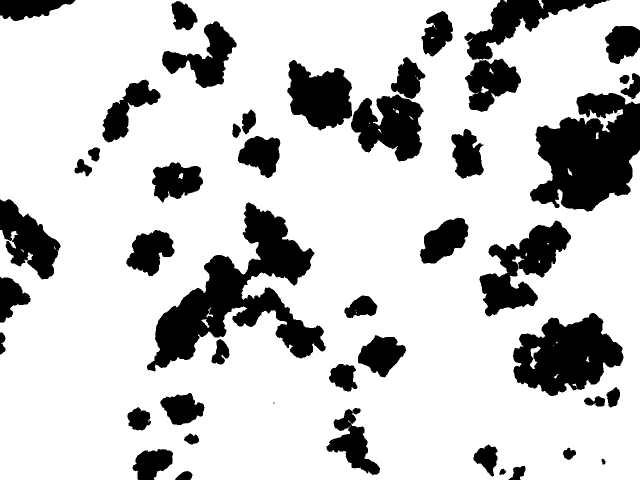
#> input picture SEM dataset/Dataset for deeplearning/labels/10C3_0.png, 1280 x 960 px, given in place of pred.png, which was not available (shown at 1/2 size)
$ python show_pic.py
#> lines starting #> are read from the running program, lines starting #| are printed output that depends on the picture; after the words box and inside, x2 and y2 are one past the last pixel; in counts of white or black regions, pixels touching at a corner belong together
### fcn/awesome-semantic-segmentation-pytorch-master/tools/read_image.py
import os
import numpy as np
import matplotlib.pyplot as plt

# [14 lines left out: function readImage, not called in this run]

def pixel_hist(image):
    '''
    绘制图像像素直方图
    image:(c,h,w)图像
    label:(h,w)
    '''
    if len(image.shape) > 2: # image (3 x 960 x 1280)
        fig, axs = plt.subplots(image.shape[2], 1)
        for i in range(image.shape[2]):
            num_dict = image[:, :,i].flatten()
            axs[i].hist(num_dict, bins='auto')
        plt.show()
    else:  # label (960 x 1280)
        fig, axs = plt.subplots()
        num_dict = image.flatten()
        axs.hist(num_dict, bins='auto')
        plt.show()


''' 验证程序 '''
# [18 lines that do not run on import are left out]

### fcn/awesome-semantic-segmentation-pytorch-master/tools/show_pic.py
'''
    用来显示图片和统计图像像素值分布
'''

import matplotlib.pyplot as plt
from tools.read_image import pixel_hist
import imageio

image = imageio.imread('/root/CV_Project/awesome-semantic-segmentation-pytorch-master/unsupervised/image/pred.png')
#> image: shape (960, 1280); 78.5% white; 49 black regions (3 under 20 px), largest, box (x1, y1, x2, y2) and area: (294, 405, 652, 743) 42481, (1060, 186, 1280, 423) 34811, (1026, 626, 1247, 792) 23139


plt.imshow(image)
plt.show()
pixel_hist(image)
#> in pixel_hist, `plt.show()`:
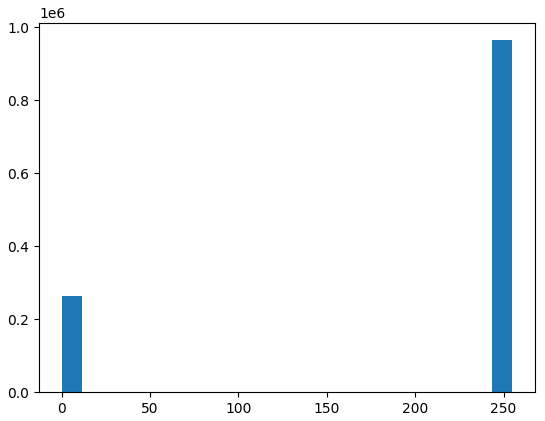
#> figure drawn by matplotlib, 1 panel; tallest bar 965136 high, from x = 243.4 to 255
# [5 lines of commented-out code are left out]

$ run again, on SEM dataset/Dataset for deeplearning/labels/10C3_2.png
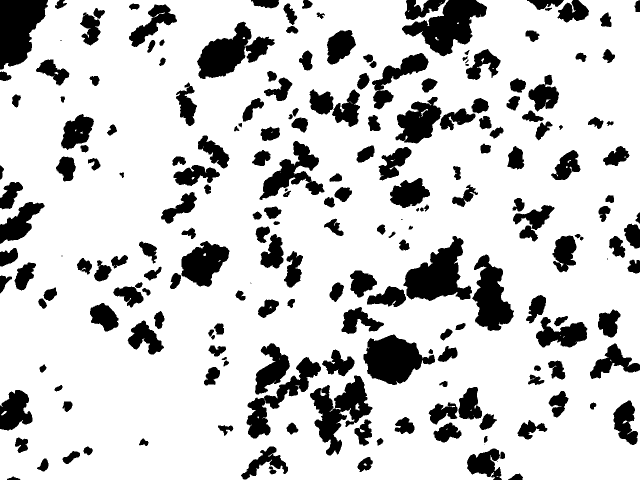
#> input picture SEM dataset/Dataset for deeplearning/labels/10C3_2.png, 1280 x 960 px, given in place of pred.png, which was not available (shown at 1/2 size)
#> image: shape (960, 1280); 80.1% white; 214 black regions (7 under 20 px), largest, box (x1, y1, x2, y2) and area: (807, 472, 944, 602) 9401, (0, 0, 96, 139) 9239, (804, 0, 974, 113) 9170
#> in pixel_hist, `plt.show()`:
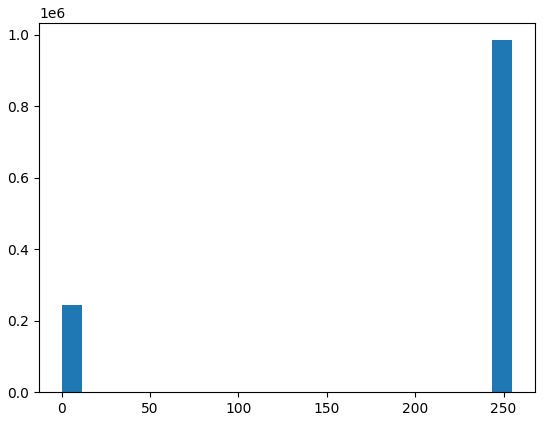
#> figure drawn by matplotlib, 1 panel; tallest bar 984608 high, from x = 243.4 to 255

$ run again, on SEM dataset/Dataset for deeplearning/labels/10C3_3.png
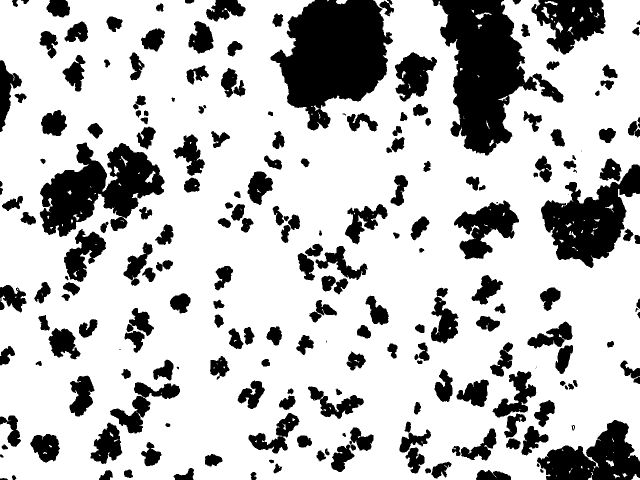
#> input picture SEM dataset/Dataset for deeplearning/labels/10C3_3.png, 1280 x 960 px, given in place of pred.png, which was not available (shown at 1/2 size)
#> image: shape (960, 1280); 74.8% white; 228 black regions (12 under 20 px), largest, box (x1, y1, x2, y2) and area: (541, 0, 786, 261) 39275, (865, 0, 1127, 311) 37045, (79, 285, 329, 474) 24874
#> in pixel_hist, `plt.show()`:
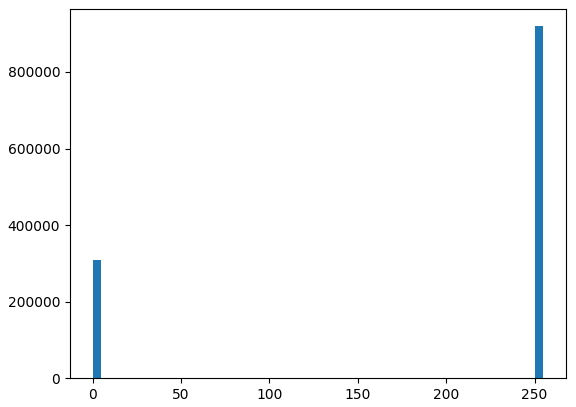
#> figure drawn by matplotlib, 1 panel; tallest bar 919493 high, from x = 250.3 to 255
